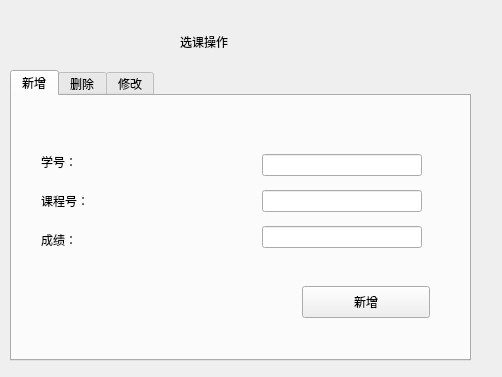
<?xml version="1.0" encoding="UTF-8"?>
<ui version="4.0">
 <class>sc_set</class>
 <widget class="QWidget" name="sc_set">
  <property name="geometry">
   <rect>
    <x>0</x>
    <y>0</y>
    <width>502</width>
    <height>377</height>
   </rect>
  </property>
  <property name="windowTitle">
   <string>Form</string>
  </property>
  <widget class="QLabel" name="label">
   <property name="geometry">
    <rect>
     <x>180</x>
     <y>30</y>
     <width>108</width>
     <height>24</height>
    </rect>
   </property>
   <property name="text">
    <string>选课操作</string>
   </property>
  </widget>
  <widget class="QTabWidget" name="tabWidget">
   <property name="geometry">
    <rect>
     <x>10</x>
     <y>70</y>
     <width>461</width>
     <height>291</height>
    </rect>
   </property>
   <property name="currentIndex">
    <number>0</number>
   </property>
   <widget class="QWidget" name="tab">
    <attribute name="title">
     <string>新增</string>
    </attribute>
    <widget class="QWidget" name="verticalLayoutWidget">
     <property name="geometry">
      <rect>
       <x>250</x>
       <y>50</y>
       <width>160</width>
       <height>113</height>
      </rect>
     </property>
     <layout class="QVBoxLayout" name="verticalLayout">
      <item>
       <widget class="QLineEdit" name="lineEdit"/>
      </item>
      <item>
       <widget class="QLineEdit" name="lineEdit_2"/>
      </item>
      <item>
       <widget class="QLineEdit" name="lineEdit_3"/>
      </item>
     </layout>
    </widget>
    <widget class="QWidget" name="verticalLayoutWidget_2">
     <property name="geometry">
      <rect>
       <x>29</x>
       <y>49</y>
       <width>181</width>
       <height>111</height>
      </rect>
     </property>
     <layout class="QVBoxLayout" name="verticalLayout_2">
      <item>
       <widget class="QLabel" name="label_3">
        <property name="text">
         <string>学号：</string>
        </property>
       </widget>
      </item>
      <item>
       <widget class="QLabel" name="label_4">
        <property name="text">
         <string>课程号：</string>
        </property>
       </widget>
      </item>
      <item>
       <widget class="QLabel" name="label_2">
        <property name="text">
         <string>成绩：</string>
        </property>
       </widget>
      </item>
     </layout>
    </widget>
    <widget class="QPushButton" name="new_sc">
     <property name="geometry">
      <rect>
       <x>290</x>
       <y>190</y>
       <width>128</width>
       <height>32</height>
      </rect>
     </property>
     <property name="text">
      <string>新增</string>
     </property>
    </widget>
   </widget>
   <widget class="QWidget" name="tab_2">
    <attribute name="title">
     <string>删除</string>
    </attribute>
    <widget class="QWidget" name="verticalLayoutWidget_3">
     <property name="geometry">
      <rect>
       <x>250</x>
       <y>50</y>
       <width>160</width>
       <height>113</height>
      </rect>
     </property>
     <layout class="QVBoxLayout" name="verticalLayout_3">
      <item>
       <widget class="QLineEdit" name="lineEdit_4"/>
      </item>
      <item>
       <widget class="QLineEdit" name="lineEdit_5"/>
      </item>
     </layout>
    </widget>
    <widget class="QWidget" name="verticalLayoutWidget_4">
     <property name="geometry">
      <rect>
       <x>50</x>
       <y>50</y>
       <width>181</width>
       <height>111</height>
      </rect>
     </property>
     <layout class="QVBoxLayout" name="verticalLayout_4">
      <item>
       <widget class="QLabel" name="label_5">
        <property name="text">
         <string>学号：</string>
        </property>
       </widget>
      </item>
      <item>
       <widget class="QLabel" name="label_6">
        <property name="text">
         <string>课程号：</string>
        </property>
       </widget>
      </item>
     </layout>
    </widget>
    <widget class="QPushButton" name="del_sc">
     <property name="geometry">
      <rect>
       <x>280</x>
       <y>200</y>
       <width>128</width>
       <height>32</height>
      </rect>
     </property>
     <property name="text">
      <string>删除</string>
     </property>
    </widget>
   </widget>
   <widget class="QWidget" name="tab_3">
    <attribute name="title">
     <string>修改</string>
    </attribute>
    <widget class="QWidget" name="verticalLayoutWidget_5">
     <property name="geometry">
      <rect>
       <x>240</x>
       <y>40</y>
       <width>160</width>
       <height>113</height>
      </rect>
     </property>
     <layout class="QVBoxLayout" name="verticalLayout_5">
      <item>
       <widget class="QLineEdit" name="lineEdit_6"/>
      </item>
      <item>
       <widget class="QLineEdit" name="lineEdit_7"/>
      </item>
      <item>
       <widget class="QLineEdit" name="lineEdit_8"/>
      </item>
     </layout>
    </widget>
    <widget class="QWidget" name="verticalLayoutWidget_6">
     <property name="geometry">
      <rect>
       <x>40</x>
       <y>40</y>
       <width>181</width>
       <height>111</height>
      </rect>
     </property>
     <layout class="QVBoxLayout" name="verticalLayout_6">
      <item>
       <widget class="QLabel" name="label_7">
        <property name="text">
         <string>学号：</string>
        </property>
       </widget>
      </item>
      <item>
       <widget class="QLabel" name="label_8">
        <property name="text">
         <string>课程号：</string>
        </property>
       </widget>
      </item>
      <item>
       <widget class="QLabel" name="label_9">
        <property name="text">
         <string>成绩：</string>
        </property>
       </widget>
      </item>
     </layout>
    </widget>
    <widget class="QPushButton" name="cha_sc">
     <property name="geometry">
      <rect>
       <x>290</x>
       <y>190</y>
       <width>128</width>
       <height>32</height>
      </rect>
     </property>
     <property name="text">
      <string>修改</string>
     </property>
    </widget>
   </widget>
  </widget>
 </widget>
 <resources/>
 <connections/>
</ui>
